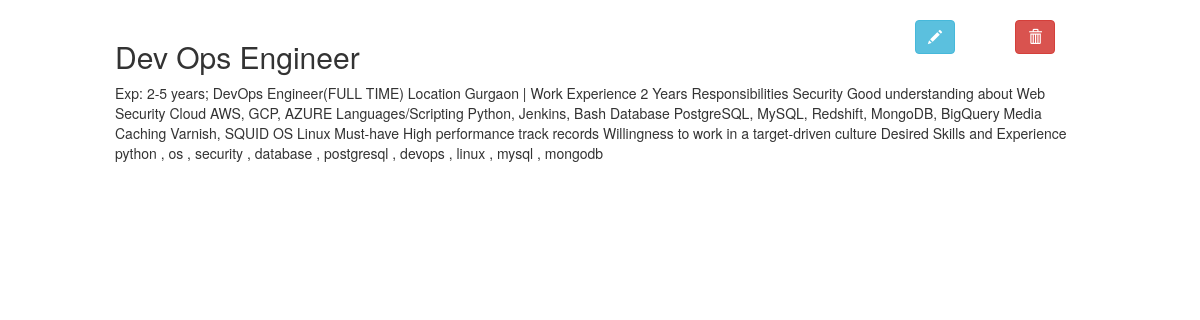
Screenshot of /3/ with the database file from the repository.
### crud/models.py (models this page shows, shortened)
class Post(models.Model):
    title = models.CharField(max_length=120, help_text='title of message.')
    message = models.TextField(help_text="what's on your mind...")

### crud/views.py (the view)
# urls.py: path('<int:pk>/', views.PostDetailView.as_view(),name='detail'),
class PostDetailView(DetailView):
    model = Post
    template_name = 'crud/post-detail.html'

### crud/templates/crud/post-detail.html (shortened to what this page needs)
{% extends 'crud/base.html' %}
{% block content %}
<div class="container-fluid">
<br/>
<div class="row">
 <div class="col-md-1 col-xs-1 col-sm-1">
    </div>
 <div class="col-md-8 col-xs-8 col-sm-8">
  <p class="h2">
   {{post.title}}
  </p>
    </div>
 <div class="col-md-1 col-xs-1 col-sm-1">
  <a href="{% url 'edit' post.pk %}">
   <button type="button" class="btn btn-info">
    <span class="glyphicon glyphicon-pencil"></span>
   </button>
  </a>
 </div>
 <div class="col-md-1 col-xs-1 col-sm-1">
  <a href="{% url 'delete' post.pk %}">
   <button type="button" class="btn btn-danger">
    <span class="glyphicon glyphicon-trash"></span>
   </button>
  </a>
 </div>
 <div class="col-md-1 col-xs-1 col-sm-1"></div>
   </div>
     <div class="row">
       <div class="col-md-1 col-xs-1 col-sm-1"></div>
       <div class="col-md-10 col-xs-10 col-sm-10">
          {{post.message}}
       </div>
      <div class="col-md-1 col-xs-1 col-sm-1"></div>
      </div>
    </div>
{% endblock %}

### crud/templates/crud/base.html (style rules this page uses)
body { font-family: Arial, Helvetica, sans-serif; }
* { box-sizing: border-box; }

### rows the page displays
Post: title "Dev Ops Engineer", message "Exp: 2-5 years; DevOps Engineer(FULL TIME) Location Gurgaon | Work Experience 2 Years Responsibilities Security Good understanding about Web Security Cloud AWS, GCP, AZURE Languages/Scripting Python, Jenkins, Bash Database PostgreSQL, MySQL, Redshift, MongoDB, BigQuery Media Caching Varnish, SQUID OS Linux Must-have High performance track records Willingness to work in a target-driven culture Desired Skills and Experience python , os , security , database , postgresql , devops , linux , mysql , mongodb"
